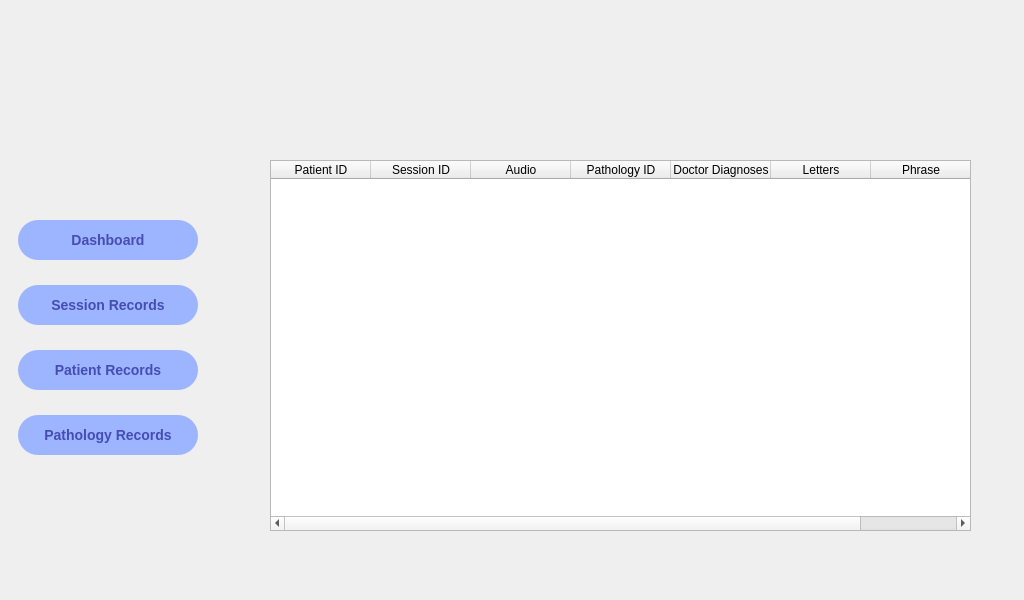
<?xml version="1.0" encoding="UTF-8"?>
<ui version="4.0">
 <class>DockWidget</class>
 <widget class="QDockWidget" name="DockWidget">
  <property name="geometry">
   <rect>
    <x>0</x>
    <y>0</y>
    <width>1024</width>
    <height>600</height>
   </rect>
  </property>
  <property name="minimumSize">
   <size>
    <width>1024</width>
    <height>598</height>
   </size>
  </property>
  <property name="windowTitle">
   <string>DockWidget</string>
  </property>
  <widget class="QWidget" name="dockWidgetContents">
   <widget class="QLabel" name="background">
    <property name="geometry">
     <rect>
      <x>0</x>
      <y>0</y>
      <width>1024</width>
      <height>576</height>
     </rect>
    </property>
    <property name="styleSheet">
     <string notr="true"/>
    </property>
    <property name="text">
     <string/>
    </property>
   </widget>
   <widget class="QPushButton" name="btn_records_patient">
    <property name="geometry">
     <rect>
      <x>18</x>
      <y>350</y>
      <width>180</width>
      <height>40</height>
     </rect>
    </property>
    <property name="styleSheet">
     <string notr="true">background-image: url();
background-color: rgb(157, 180, 255);
border-radius: 20px;

color:rgb(69, 77, 179);
font-size: 14px;
font-weight: bold;</string>
    </property>
    <property name="text">
     <string>Patient Records</string>
    </property>
    <property name="icon">
     <iconset>
      <normaloff>Icons/patient.svg</normaloff>Icons/patient.svg</iconset>
    </property>
    <property name="iconSize">
     <size>
      <width>30</width>
      <height>30</height>
     </size>
    </property>
   </widget>
   <widget class="QPushButton" name="btn_records_session">
    <property name="geometry">
     <rect>
      <x>18</x>
      <y>285</y>
      <width>180</width>
      <height>40</height>
     </rect>
    </property>
    <property name="styleSheet">
     <string notr="true">background-image: url();
background-color: rgb(157, 180, 255);
border-radius: 20px;

color:rgb(69, 77, 179);
font-size: 14px;
font-weight: bold;</string>
    </property>
    <property name="text">
     <string>Session Records</string>
    </property>
    <property name="icon">
     <iconset>
      <normaloff>Icons/session.svg</normaloff>Icons/session.svg</iconset>
    </property>
    <property name="iconSize">
     <size>
      <width>30</width>
      <height>30</height>
     </size>
    </property>
   </widget>
   <widget class="QPushButton" name="btn_main">
    <property name="geometry">
     <rect>
      <x>18</x>
      <y>220</y>
      <width>180</width>
      <height>40</height>
     </rect>
    </property>
    <property name="styleSheet">
     <string notr="true">background-image: url();
background-color: rgb(157, 180, 255);
border-radius: 20px;

color:rgb(69, 77, 179);
font-size: 14px;
font-weight: bold;</string>
    </property>
    <property name="text">
     <string>Dashboard</string>
    </property>
    <property name="icon">
     <iconset>
      <normaloff>Icons/dashboard.svg</normaloff>Icons/dashboard.svg</iconset>
    </property>
    <property name="iconSize">
     <size>
      <width>32</width>
      <height>32</height>
     </size>
    </property>
   </widget>
   <widget class="QTableWidget" name="tableWidget">
    <property name="geometry">
     <rect>
      <x>270</x>
      <y>160</y>
      <width>701</width>
      <height>371</height>
     </rect>
    </property>
    <column>
     <property name="text">
      <string>Patient ID</string>
     </property>
    </column>
    <column>
     <property name="text">
      <string>Session ID</string>
     </property>
    </column>
    <column>
     <property name="text">
      <string>Audio</string>
     </property>
    </column>
    <column>
     <property name="text">
      <string>Pathology ID</string>
     </property>
    </column>
    <column>
     <property name="text">
      <string>Doctor Diagnoses</string>
     </property>
    </column>
    <column>
     <property name="text">
      <string>Letters</string>
     </property>
    </column>
    <column>
     <property name="text">
      <string>Phrase</string>
     </property>
    </column>
   </widget>
   <widget class="QPushButton" name="btn_records_pathology">
    <property name="geometry">
     <rect>
      <x>18</x>
      <y>415</y>
      <width>180</width>
      <height>40</height>
     </rect>
    </property>
    <property name="styleSheet">
     <string notr="true">background-image: url();
background-color: rgb(157, 180, 255);
border-radius: 20px;

color:rgb(69, 77, 179);
font-size: 14px;
font-weight: bold;</string>
    </property>
    <property name="text">
     <string>Pathology Records</string>
    </property>
    <property name="icon">
     <iconset>
      <normaloff>Icons/patient.svg</normaloff>Icons/patient.svg</iconset>
    </property>
    <property name="iconSize">
     <size>
      <width>30</width>
      <height>30</height>
     </size>
    </property>
   </widget>
  </widget>
 </widget>
 <resources>
  <include location="resources.qrc"/>
 </resources>
 <connections/>
</ui>
